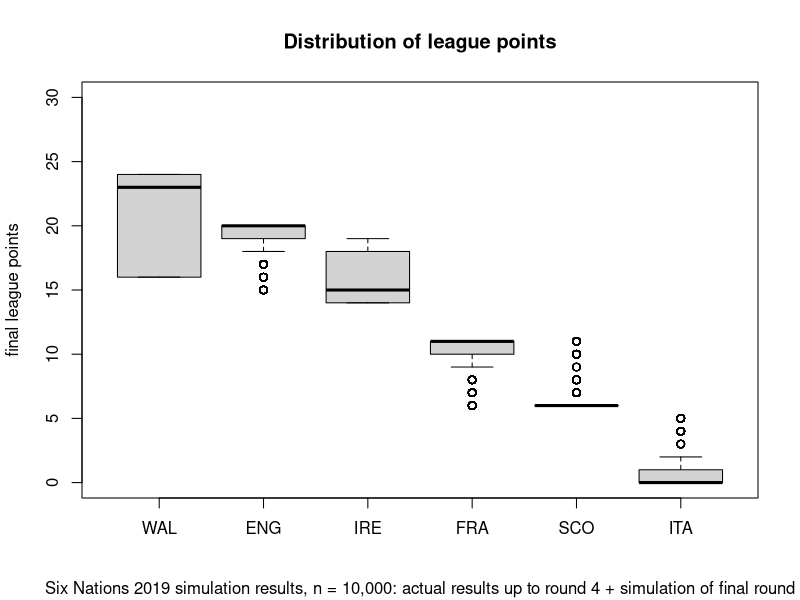
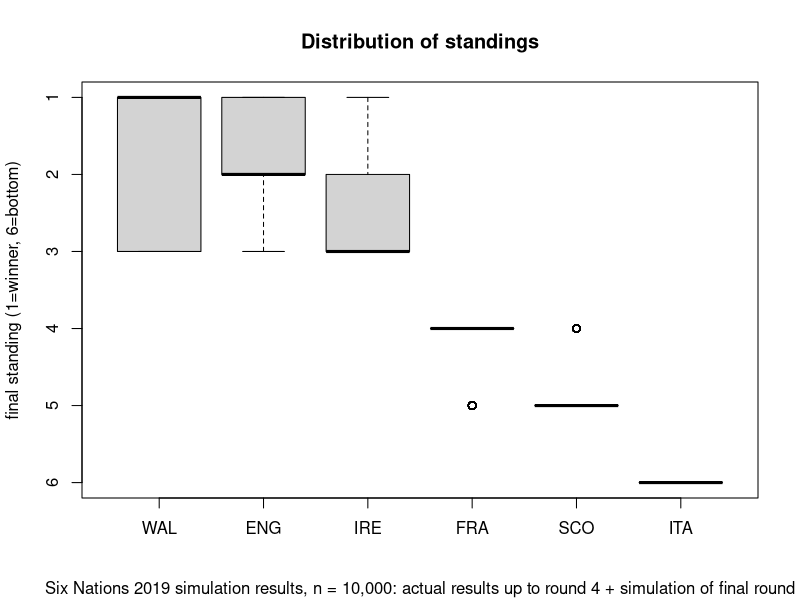
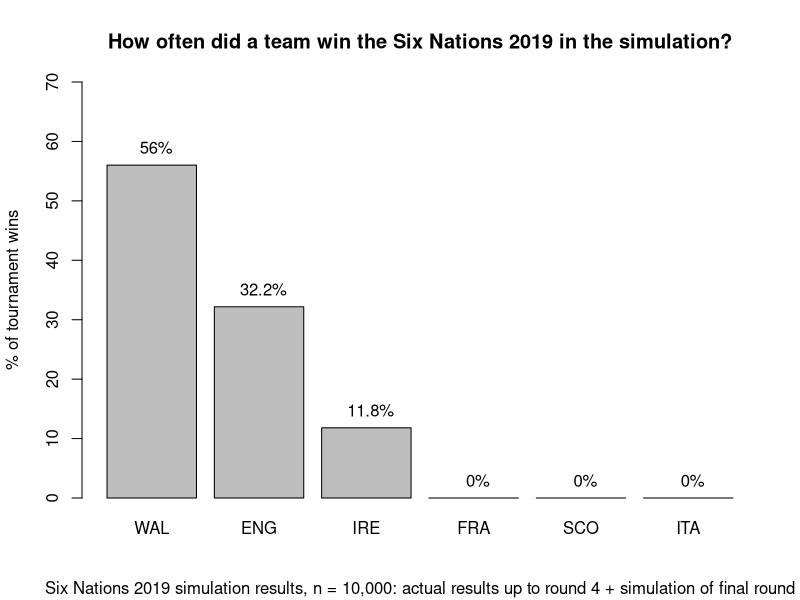
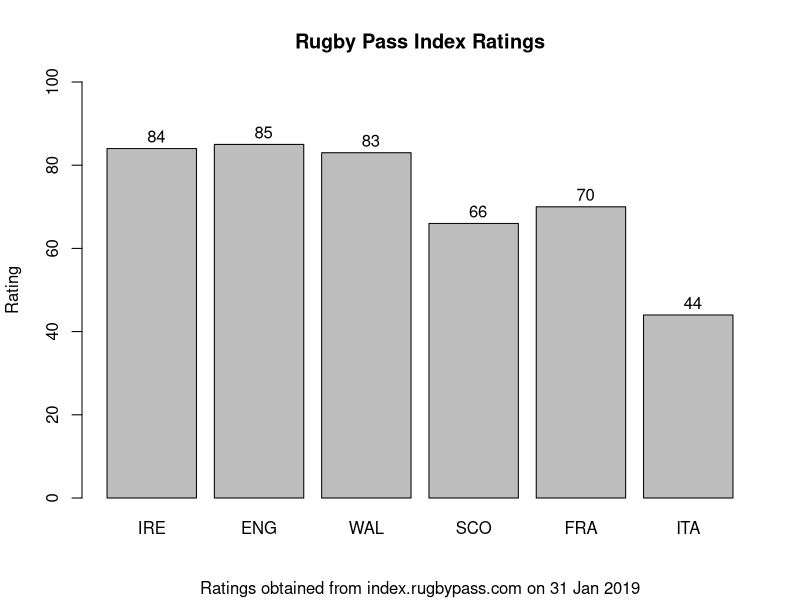
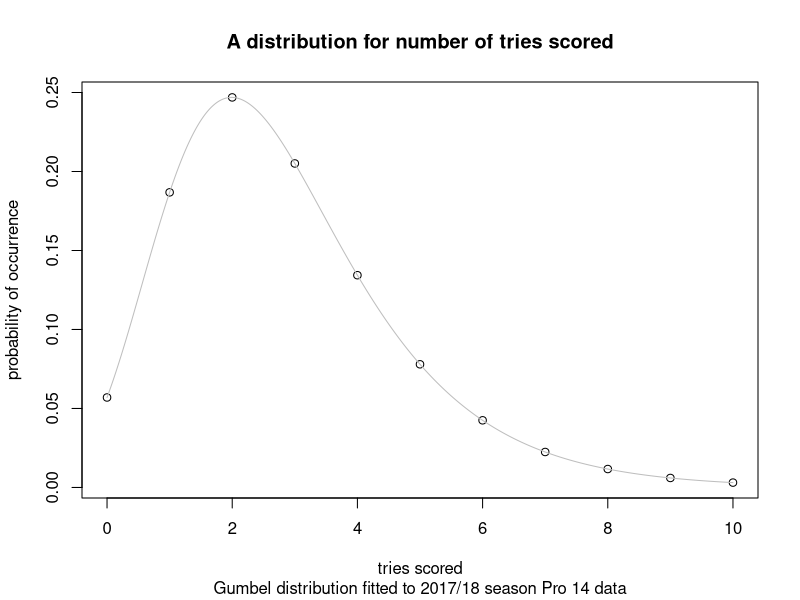
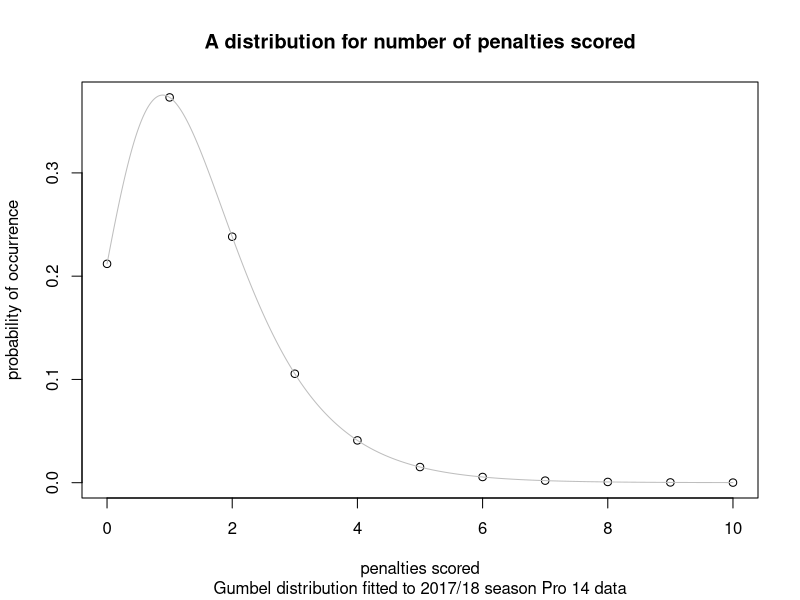

The R script that drew these images, in order:
library(evd)

#define the Rugby Pass Index ratings as of 31 Jan 2019, a day before tournament start
sixnations <- data.frame(team = c("IRE","ENG","SCO","WAL","FRA","ITA"),rpass = c(84,85,66,83,70,44),stringsAsFactors = FALSE)

#calculate the pwin for a given pair of teams
calculate_pair_pwin <- function(team1,team2){
rpass_diff <- sixnations[sixnations$team == team1,"rpass"]-sixnations[sixnations$team == team2,"rpass"]
home <- 50 + sign(rpass_diff) * abs(rpass_diff) + 5
home <- min(home,98)
home <- max(home,2)
away <- 100 - home
c(home,away)*0.01
}

list_of_matches <- list(c("ITA","FRA"),
                        c("WAL","IRE"),
                        c("ENG","SCO"))

#simulate 10,000 tournaments, j
for(j in 1:10000){
if(j==1) {results_df_collated <- data.frame(team = c("IRE","ENG","SCO","WAL","FRA","ITA","IREw","ENGw","SCOw","WALw","FRAw","ITAw","IREp","ENGp","SCOp","WALp","FRAp","ITAp"))}

#simulate each of the 3 matches, i
for(i in 1:3){
if(i == 1) {results_df <- data.frame(team = c("IRE","ENG","SCO","WAL","FRA","ITA","IREw","ENGw","SCOw","WALw","FRAw","ITAw","IREp","ENGp","SCOp","WALp","FRAp","ITAp"), pt = 0)}

a_teamname <- list_of_matches[i][[1]][1]
b_teamname <- list_of_matches[i][[1]][2]

ab_pwin <- calculate_pair_pwin(a_teamname,b_teamname)
a_relative_odds <- ab_pwin[1]*2
b_relative_odds <- ab_pwin[2]*2

#take a random sample from distribution fitted from Pro 14 data 2017/18 season
#scale it by the pwin
a_num_tries <- pmax(round(evd::rgumbel(1,loc = 1.99 * a_relative_odds,scale = 1.49*a_relative_odds),0),0) #number of tries scored
a_num_convs <- sum(round(runif(a_num_tries,0,1)*3/2,0)) #assumed to the dependent on num_tries but not on overall odds
a_num_pens <- pmax(round(evd::rgumbel(1,loc = 0.89 * a_relative_odds,scale = 0.98 * a_relative_odds),0),0) #number of penalties scored

b_num_tries <- pmax(round(evd::rgumbel(1,loc = 1.99 * b_relative_odds,scale = 1.49*b_relative_odds),0),0) #number of tries scored
b_num_convs <- sum(round(runif(b_num_tries,0,1)*3/2,0)) #assumed to the dependent on num_tries but not on overall odds
b_num_pens <- pmax(round(evd::rgumbel(1,loc = 0.89 * b_relative_odds,scale = 0.98 * b_relative_odds),0),0) #number of penalties scored

a_score <- a_num_tries * 5 + a_num_convs * 2 + a_num_pens * 3
b_score <- b_num_tries * 5 + b_num_convs * 2 + b_num_pens * 3

#work out who won, lost or drew
if(a_score > b_score) {a_win_flag <- 1; b_win_flag <- 0}
if(a_score == b_score) {a_win_flag <- 0.5; b_win_flag <- 0.5}
if(a_score < b_score) {a_win_flag <- 0; b_win_flag <- 1}

#did the loser get a losing bonus point?
if(a_win_flag == 0 & a_score-b_score > -7) {a_losingbp_flag <- 1} else {a_losingbp_flag <- 0}
if(b_win_flag == 0 & b_score-a_score > -7) {b_losingbp_flag <- 1} else {b_losingbp_flag <- 0}

#did the team, either winner or loser, get a 4 try bonus point?
if(a_num_tries >= 4) {a_trybp_flag <- 1} else {a_trybp_flag <- 0}
if(b_num_tries >= 4) {b_trybp_flag <- 1} else {b_trybp_flag <- 0}

#is Wales team a, and if so did they win, if so, give them an extra 3 points for the Grand Slam
if(a_teamname == "WAL" & a_win_flag == 1) {a_grandslam_flag <- 1} else {a_grandslam_flag <- 0}

##calculate the league points awarded given the match result##
a_pt <- a_win_flag * 4 + a_losingbp_flag * 1 + a_trybp_flag * 1 + a_grandslam_flag * 3
b_pt <- b_win_flag * 4 + b_losingbp_flag * 1 + b_trybp_flag * 1

#bring all of the results together into one column of a dataframe, ready for collation across all tournaments
#results show three things: number of tournament points, number of wins (to enable calculation of grand slams), and tournament ranking
#pt
results_df[results_df$team == a_teamname,"pt"] <- results_df[results_df$team == a_teamname,"pt"] + a_pt
results_df[results_df$team == b_teamname,"pt"] <- results_df[results_df$team == b_teamname,"pt"] + b_pt
#wins
results_df[results_df$team == paste0(a_teamname,"w"),"pt"] <- results_df[results_df$team == paste0(a_teamname,"w"),"pt"] + floor(a_win_flag)
results_df[results_df$team == paste0(b_teamname,"w"),"pt"] <- results_df[results_df$team == paste0(b_teamname,"w"),"pt"] + floor(b_win_flag)
#if a team achieved a grand slam, then they receive 3pt extra at the end
if(results_df[results_df$team == paste0(a_teamname,"w"),"pt"] == 5) {results_df[results_df$team == a_teamname,"pt"] <- results_df[results_df$team == a_teamname,"pt"] + 3}
if(results_df[results_df$team == paste0(b_teamname,"w"),"pt"] == 5) {results_df[results_df$team == b_teamname,"pt"] <- results_df[results_df$team == b_teamname,"pt"] + 3}
#ranking
if(i == 3){
#########add the present points to those given in the simulated final round of matches
results_df[4,2] <- as.numeric(results_df[4,2]) + 16  #WAL
results_df[2,2] <- as.numeric(results_df[2,2]) + 15  #ENG
results_df[1,2] <- as.numeric(results_df[1,2]) + 14  #IRE
results_df[3,2] <- as.numeric(results_df[3,2]) + 6   #SCO
results_df[5,2] <- as.numeric(results_df[5,2]) + 6   #FRA
results_df[6,2] <- as.numeric(results_df[6,2]) + 0   #ITA
  
rankings <- cbind(results_df[1:6,][order(results_df[1:6,'pt'],decreasing = TRUE),],pt=1:6)[,-2]
rankings$team <- paste0(rankings$team,"p")

results_df[results_df$team == "IREp",2] <- rankings[rankings$team == "IREp",2]
results_df[results_df$team == "ENGp",2] <- rankings[rankings$team == "ENGp",2]
results_df[results_df$team == "SCOp",2] <- rankings[rankings$team == "SCOp",2]
results_df[results_df$team == "WALp",2] <- rankings[rankings$team == "WALp",2]
results_df[results_df$team == "FRAp",2] <- rankings[rankings$team == "FRAp",2]
results_df[results_df$team == "ITAp",2] <- rankings[rankings$team == "ITAp",2]
}
}

#add to one tournament dataframe
results_df_collated <- cbind(results_df_collated,results_df[,2])
#progress counter
if(j %% 50 == 0) {print(j)}
}

##### analyse the results
#yet more dataframe manipulation (all of the data frame manipulation could do with a major tidy up!!)
results_working <- t(results_df_collated)
results_working <- results_working[-1,]
colnames(results_working) <- c("IRE","ENG","SCO","WAL","FRA","ITA","IREw","ENGw","SCOw","WALw","FRAw","ITAw","IREp","ENGp","SCOp","WALp","FRAp","ITAp")
rownames(results_working) <- 1:dim(results_working)[1]

#boxplot of league pts
png(filename="6N_2019_pts_finalroundsim_boxplot_1.png",width=600,height=600)
boxplot(list(as.numeric(results_working[,4]),
          as.numeric(results_working[,2]),
          as.numeric(results_working[,1]),
          as.numeric(results_working[,5]),
          as.numeric(results_working[,3]),
          as.numeric(results_working[,6])),
        names = c("WAL","ENG","IRE","FRA","SCO","ITA"),
        main = "Distribution of league points",
        sub = "Six Nations 2019 simulation results, n = 10,000: actual results up to round 4 + simulation of final round",
        ylab = "final league points",
        ylim = c(0,30))
dev.off()

#boxplot of standings
png(filename="6N_2019_std__finalroundsim_boxplot_1.png",width=600,height=600)
boxplot(list(as.numeric(results_working[,16]),
             as.numeric(results_working[,14]),
             as.numeric(results_working[,13]),
             as.numeric(results_working[,17]),
             as.numeric(results_working[,15]),
             as.numeric(results_working[,18])),
        names = c("WAL","ENG","IRE","FRA","SCO","ITA"),
        main = "Distribution of standings",
        sub = "Six Nations 2019 simulation results, n = 10,000: actual results up to round 4 + simulation of final round",
        ylab = "final standing (1=winner, 6=bottom)",
        ylim = c(6,1))
dev.off()

#barplot of Grand Slam occurrences
# png(filename="6N_2019_GS_barplot_1.png",width=600,height=600)
# grandslam_occurrences <- c((10000 - sum(results_working[,7:12] == " 5"))/100,
#   sum(results_working[,7] == " 5")/100,
#   sum(results_working[,8] == " 5")/100,
#   sum(results_working[,10] == " 5")/100,
#   sum(results_working[,9] == " 5")/100,
#   sum(results_working[,11] == " 5")/100,
#   sum(results_working[,12] == " 5")/100)
# 
# barplot(grandslam_occurrences,
# names = c("None","IRE","ENG","WAL","SCO","FRA","ITA"),
# main = "How often did a team win the Grand Slam in the simulation?",
# ylab = "% of Grand Slam wins",
# sub = "Six Nations 2019 simulation results, n = 10,000",
# ylim=c(0,70)
# )
# text(0.75,grandslam_occurrences[1]+3,paste0(round(grandslam_occurrences[1],1),"%"),adj=c(0.5,0.5))
# text(0.75+1.2*1,grandslam_occurrences[2]+3,paste0(round(grandslam_occurrences[2],1),"%"),adj=c(0.5,0.5))
# text(0.75+1.2*2,grandslam_occurrences[3]+3,paste0(round(grandslam_occurrences[3],1),"%"),adj=c(0.5,0.5))
# text(0.75+1.2*3,grandslam_occurrences[4]+3,paste0(round(grandslam_occurrences[4],1),"%"),adj=c(0.5,0.5))
# text(0.75+1.2*4,grandslam_occurrences[5]+3,paste0(round(grandslam_occurrences[5],1),"%"),adj=c(0.5,0.5))
# text(0.75+1.2*5,grandslam_occurrences[6]+3,paste0(round(grandslam_occurrences[6],1),"%"),adj=c(0.5,0.5))
# text(0.75+1.2*6,grandslam_occurrences[7]+3,paste0(round(grandslam_occurrences[7],1),"%"),adj=c(0.5,0.5))
# dev.off()

#barplot of victories
png(filename="6N_2019_VIC_finalroundsim_barplot_1.png",width=600,height=600)
victory_occurrences <- c( sum(results_working[,16] == " 1")/100,
                           sum(results_working[,14] == " 1")/100,
                           sum(results_working[,13] == " 1")/100,
                           sum(results_working[,17] == " 1")/100,
                           sum(results_working[,15] == " 1")/100,
                           sum(results_working[,18] == " 1")/100)

barplot(victory_occurrences,
        names = c("WAL","ENG","IRE","FRA","SCO","ITA"),
        main = "How often did a team win the Six Nations 2019 in the simulation?",
        ylab = "% of tournament wins",
        sub = "Six Nations 2019 simulation results, n = 10,000: actual results up to round 4 + simulation of final round",
        ylim=c(0,70)
)
text(0.75,victory_occurrences[1]+3,paste0(round(victory_occurrences[1],1),"%"),adj=c(0.5,0.5))
text(0.75+1.2*1,victory_occurrences[2]+3,paste0(round(victory_occurrences[2],1),"%"),adj=c(0.5,0.5))
text(0.75+1.2*2,victory_occurrences[3]+3,paste0(round(victory_occurrences[3],1),"%"),adj=c(0.5,0.5))
text(0.75+1.2*3,victory_occurrences[4]+3,paste0(round(victory_occurrences[4],1),"%"),adj=c(0.5,0.5))
text(0.75+1.2*4,victory_occurrences[5]+3,paste0(round(victory_occurrences[5],1),"%"),adj=c(0.5,0.5))
text(0.75+1.2*5,victory_occurrences[6]+3,paste0(round(victory_occurrences[6],1),"%"),adj=c(0.5,0.5))
text(0.75+1.2*6,victory_occurrences[7]+3,paste0(round(victory_occurrences[7],1),"%"),adj=c(0.5,0.5))
dev.off()


#Rugby Pass rating
png(filename="6N_2019_rpassratings_2.png",width=600,height=600)
barplot(sixnations[c(1,2,4,3,5,6),'rpass'],ylim=c(0,100),
names = c("IRE","ENG","WAL","SCO","FRA","ITA"),
main = "Rugby Pass Index Ratings",
ylab = "Rating",
sub = "Ratings obtained from index.rugbypass.com on 31 Jan 2019")
text(0.75+1.2*0,sixnations[c(1,2,4,3,5,6),'rpass'][1]+3,sixnations[c(1,2,4,3,5,6),'rpass'][1],adj=c(0.5,0.5))
text(0.75+1.2*1,sixnations[c(1,2,4,3,5,6),'rpass'][2]+3,sixnations[c(1,2,4,3,5,6),'rpass'][2],adj=c(0.5,0.5))
text(0.75+1.2*2,sixnations[c(1,2,4,3,5,6),'rpass'][3]+3,sixnations[c(1,2,4,3,5,6),'rpass'][3],adj=c(0.5,0.5))
text(0.75+1.2*3,sixnations[c(1,2,4,3,5,6),'rpass'][4]+3,sixnations[c(1,2,4,3,5,6),'rpass'][4],adj=c(0.5,0.5))
text(0.75+1.2*4,sixnations[c(1,2,4,3,5,6),'rpass'][5]+3,sixnations[c(1,2,4,3,5,6),'rpass'][5],adj=c(0.5,0.5))
text(0.75+1.2*5,sixnations[c(1,2,4,3,5,6),'rpass'][6]+3,sixnations[c(1,2,4,3,5,6),'rpass'][6],adj=c(0.5,0.5))
dev.off()

#tries distribution
png(filename="PRO14_201718_triesdistn_1.png",width=600,height=600)
plot(seq(0,10,1),evd::dgumbel(seq(0,10,1),loc = 1.99, scale = 1.49),ylab="probability of occurrence",xlab="tries scored",main="A distribution for number of tries scored",sub="Gumbel distribution fitted to 2017/18 season Pro 14 data")
lines(seq(0,10,0.01),evd::dgumbel(seq(0,10,0.01),loc = 1.99, scale = 1.49),col="grey")       #number of tries scored
dev.off()

#penalties distribution
png(filename="PRO14_201718_pensdistn_1.png",width=600,height=600)
plot(seq(0,10,1),evd::dgumbel(seq(0,10,1),loc = 0.89, scale = 0.98),ylab="probability of occurrence",xlab="penalties scored",main="A distribution for number of penalties scored",sub="Gumbel distribution fitted to 2017/18 season Pro 14 data")
lines(seq(0,10,0.01),evd::dgumbel(seq(0,10,0.01),loc = 0.89, scale = 0.98),col="grey") 
dev.off()
